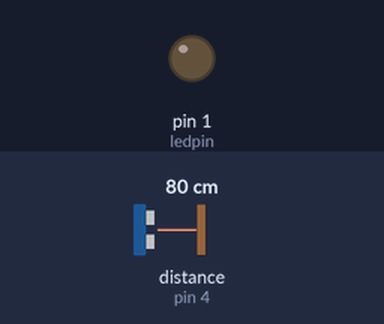
The sketch below on a simulated Arduino Uno, built with avr-gcc and run on an emulated ATmega328P. Shown: output pins drawn as LEDs (lit = HIGH). The inputs (shaded band) are chosen by the test bench; at power-on: distance to the obstacle (sensor on pin 4) 80 cm. The echo pulse lasts 58.3 µs per cm.

Above: at 0.11 s.
At 0.5 s:
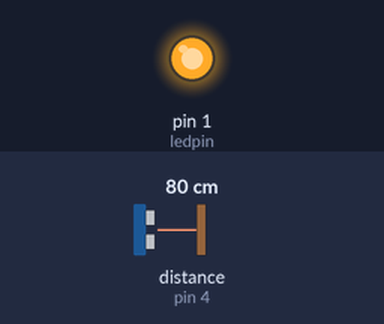
Timing chart, 0 to 2.0 s (numbered marks = the images above):
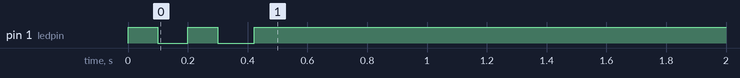

The sketch:

distance-pixel.ino
```cpp
#include <NewPing.h>

#define TRIGGER_PIN  3  // Arduino pin tied to trigger pin on the ultrasonic sensor.
#define ECHO_PIN     4  // Arduino pin tied to echo pin on the ultrasonic sensor.
#define  MAX_DISTANCE 200 // Maximum distance we want to ping for (in centimeters). Maximum sensor distance is rated at 400-500cm.

const int ledpin = 1;
NewPing sonar(TRIGGER_PIN, ECHO_PIN, MAX_DISTANCE); // NewPing setup of pins and maximum distance.


void setup() {
  pinMode(ledpin, OUTPUT);
  digitalWrite( ledpin, HIGH );
  delay( 100 );
  digitalWrite( ledpin, LOW );
  delay( 100 );
  digitalWrite( ledpin, HIGH );
  delay( 100 );
  digitalWrite( ledpin, LOW );
}

void loop()
{
  int dist = sonar.ping_median(5);
  dist = sonar.convert_cm(dist);

  if (dist < 100 & dist != 0) {
    digitalWrite(ledpin, HIGH);
  } else {
    digitalWrite(ledpin, LOW);
  }

  delay(30);
}
```

Measured:
- by itself, pin 1 (ledpin): alternates HIGH for 0.10 s and LOW for 0.11 s, 4 changes in all, then stays HIGH
